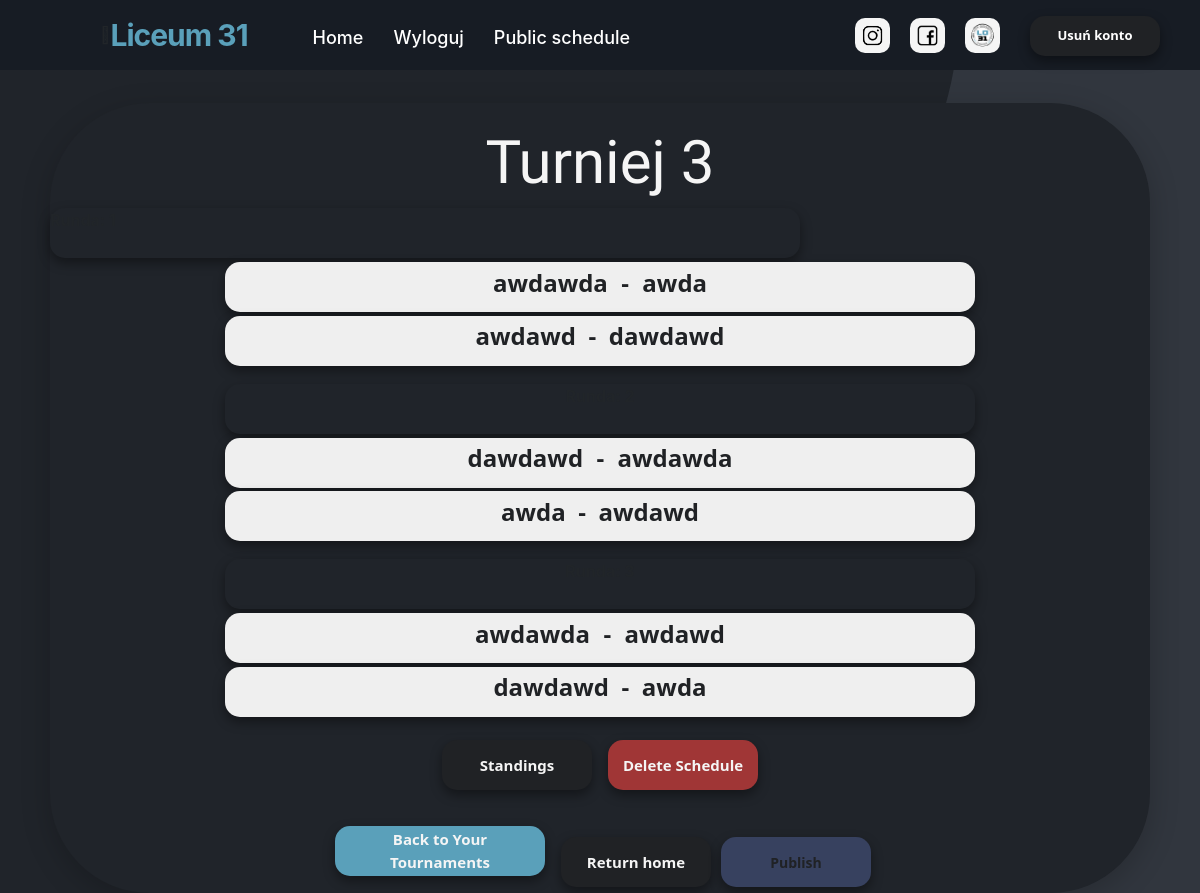
/schedule (signed in), run on the app's committed database.
### website/models.py (models this page shows)
class Tournament(db.Model):
    id = db.Column(db.Integer,primary_key=True)
    user_id = db.Column(db.Integer,db.ForeignKey('user.id'))
    name = db.Column(db.String(150))
    date = db.Column(db.Date)
    location = db.Column(db.String(150))
    discipline = db.Column(db.String(150))
    type = db.Column(db.String(150))
    status = db.Column(db.String(150), default="upcoming")
    is_public = db.Column(db.Boolean(),default=False)
    current_round_number = db.Column(db.Integer(),default=0)
    edited_dual_id = db.Column(db.Integer())
    rounds = db.relationship('Round')
    duals = db.relationship('Dual')
    opponents = db.relationship('Opponent')
    standings = db.relationship('Standing')

class Dual(db.Model):
    id = db.Column(db.Integer,primary_key=True)
    tournament_id = db.Column(db.Integer,db.ForeignKey('tournament.id'))
    round_id = db.Column(db.Integer,db.ForeignKey('round.id'))
    opponent1_id = db.Column(db.Integer,db.ForeignKey('opponent.id'))
    opponent2_id = db.Column(db.Integer,db.ForeignKey('opponent.id'))
    opponent_1 = db.relationship('Opponent', foreign_keys=[opponent1_id])
    opponent_2 = db.relationship('Opponent', foreign_keys=[opponent2_id])
    score_1 = db.Column(db.Integer)
    score_2 = db.Column(db.Integer)
    date = db.Column(db.DateTime)
    round_number = db.Column(db.Integer)

class Opponent(db.Model):
    id = db.Column(db.Integer,primary_key=True)
    tournament_id = db.Column(db.Integer,db.ForeignKey('tournament.id'))
    standing = db.relationship('Standing')
    name = db.Column(db.String(100000))

### website/views.py (the view)
@views.route('/schedule')
@login_required
def schedule():
    tournamentDTO = TournamentController()
    tournamentDTO.Load(current_user.current_tournament_id)
    return render_template("schedule.html", user=current_user, tournament=tournamentDTO.tournament)

### website/Classes.py (called while the page is built)
    def Load(self, id):
        self.tournament = Tournament.query.get(id)

### website/__init__.py (called while the page is built)
def create_app():
    app = Flask(__name__)
    app.config['SECRET_KEY'] = 'kjabwdlajbal'
    app.config['SQLALCHEMY_DATABASE_URI'] = f'sqlite:///{DB_NAME}'
    db.init_app(app)  # inicjowanie bazy danych dla aplikacji
    from .views import views
    from .auth import auth
    app.register_blueprint(views, url_prefix='/')
    app.register_blueprint(auth, url_prefix='/')
    from .models import User
    create_datebase(app)
    login_manager = LoginManager()
    login_manager.login_view = 'auth.login'
    login_manager.init_app(app)
    @login_manager.user_loader
    def load_user(id):
        return User.query.get(int(id))
    return app

### website/templates/schedule.html (shortened to what this page needs)
{% extends "base.html" %} {% block title %}Schedule{% endblock %} {% block content %}
<section class="schedule_box_container container_schedule">
  <br />
  <h3 align="center">{{tournament.name}}</h3>
  <ol class="list-group list-group-flush" id="pary">
    {% for round in tournament.rounds %}
    {% if round.number <= tournament.current_round_number %}
    <div class="btn-danger_nav_list_group" >Runda: {{round.number}}</div>
    {% for dual in round.duals %}
    <ol class="list-group list-group-flush" id="pary">
      <div align="center">
          <ol class="badge">
            <button
              class="btn-danger_nav_list_group"
              onClick="showDual({{dual.id}})"
            >
              <div align="left" style="display: inline-block">
                <h4>
                {{dual.opponent_1.name}}
                <br />
              </h4>
              </div>
              <div style="display: inline-block">
                {% if dual.score_1 is none or dual.score_1 is none %}
                <h4> - </h4>
                {% else %}
                <h4>{{dual.score_1}}:{{dual.score_2}}</h4>
                {% endif %}
              </div>
              <div align="right" style="display: inline-block">
                <h4> {{dual.opponent_2.name}}
                <br />
                </h4>
              </div>
            </button>
            {% endfor %}
          </ol>
      </div>
      <br />
    </ol>
  </ol>
  {% endif %}
  {% endfor %}
  <div align="center">
    <a href="/standings">
      <button type="button" class="btn-danger_nav_schedule">Standings</button>
    </a>
    <a href="delete-tournament">
      <button
        style="background-color: #a03636"
        class="btn-danger_nav_schedule"
        onClick="deleteTournament({{tournament.id}})"
      >
        <div>Delete Schedule</div>
      </button>
        </a>
        <br /><br />
        <a href="/tournaments ">
            <button style="width: 210px; background-color: #5aa0ba " type="button " class="btn-danger_nav_schedule ">
        Back to Your Tournaments
      </button>
        </a>
        <a href="/ ">
            <button type="button " class="btn-danger_nav_schedule ">Return home</button>
        </a>
        {% if user.is_admin %}
        <a href="/publish-schedule ">
            <button style="background-color: rgb(55, 65, 95) " type="button " class="btn-danger_nav_schedule_home_white ">
        Publish
      </button>
        </a>
        {% endif %}
    </div>
</section>
{% endblock %}

### website/static/style.css (style rules this page uses)
body { background-image: url("../static/bgp.png"); scroll-behavior: smooth; overflow: overlay; background-repeat: no-repeat; background-attachment: fixed }
.list-group { display: flex; flex-direction: column; padding-left: 0; margin-bottom: 0; font-weight: 700; }
h3 { color: whitesmoke; font-family: 'Stick No Bills', sans-serif; font-size: 60px; }
.schedule_box_container { background-color: #20242A; height: 250px; width: 700px; box-shadow: 0 8px 30px 0 rgba(0, 0, 0, 0.2); border-radius: 100px; }
.container_schedule { width: 1100px; height: auto; margin: 0 auto; margin-top: 3%; }
a { color: #fff; font-size: 15px; font-weight: 500; text-decoration: none; }
h4 { font-family: "Segoe UI", Tahoma, Geneva, Verdana, sans-serif; }
.btn-danger_nav_list_group { border: 0; width: 750px; height: 50px; border-radius: 15px; outline: none; box-shadow: 0px 5px 12px rgba(0, 0, 0, 0.4); transition: 0.5s; backface-visibility: hidden; margin-top: 1px; }
.btn-danger_nav_list_group h4 { color: #202225; font-family: "Segoe UI", Tahoma, Geneva, Verdana, sans-serif; font-weight: bold; padding: 5px; }
.btn-danger_nav_schedule { background-color: #202225; border: 0; width: 150px; height: 50px; border-radius: 15px; font-family: "Segoe UI", Tahoma, Geneva, Verdana, sans-serif; color: whitesmoke; font-size: 15px; font-weight: bold; outline: none; box-shadow: 0px 5px 12px rgba(0, 0, 0, 0.4); transition: 0.5s; backface-visibility: hidden; margin-top: 20px; margin: 6px; }
.btn-danger_nav_schedule_home_white { background-color: whitesmoke; border: 0; width: 150px; height: 50px; border-radius: 15px; font-family: "Segoe UI", Tahoma, Geneva, Verdana, sans-serif; color: #202225; font-size: 14px; font-weight: bold; outline: none; box-shadow: 0px 5px 12px rgba(0, 0, 0, 0.4); transition: 0.5s; backface-visibility: hidden; margin-top: 1px; }

### data on the page
Tournament: name "Turniej 3"
Dual: opponent_1.name "awdawda", opponent_2.name "awda"
Dual: opponent_1.name "awdawd", opponent_2.name "dawdawd"
Dual: opponent_1.name "dawdawd", opponent_2.name "awdawda"
Dual: opponent_1.name "awda", opponent_2.name "awdawd"
Dual: opponent_1.name "awdawda", opponent_2.name "awdawd"
Dual: opponent_1.name "dawdawd", opponent_2.name "awda"
